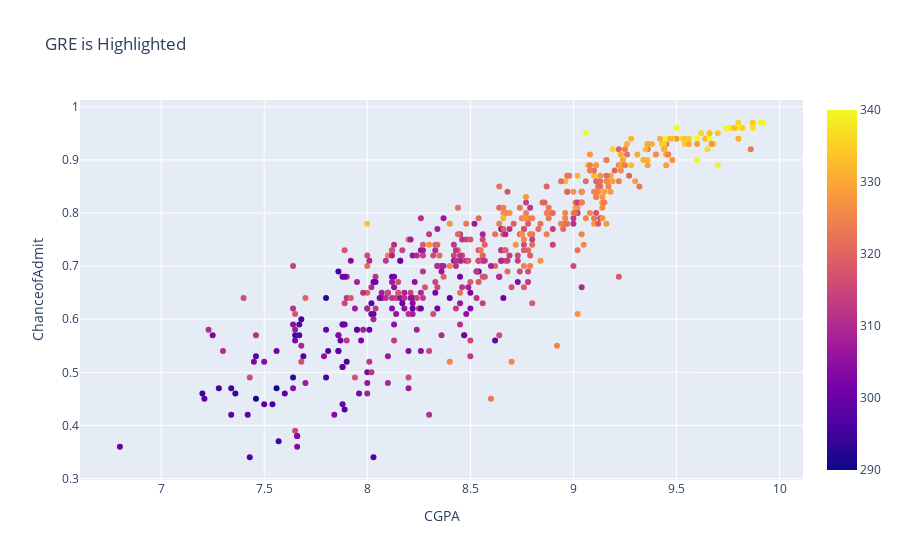

The code cell stored with this chart in its notebook:
### Code cell
import plotly.graph_objs as go
import plotly.offline as pyoff
# creating trace1
data =go.Scatter(
                    x = df['CGPA'],
                    y = df['ChanceofAdmit'],
                    mode = "markers",
                    name = "2014",
                    marker = dict(color = df['GREScore'], showscale = True),
                    text = df['GREScore']
                    )



layout = dict(title = 'GRE is Highlighted',
              yaxis= dict(title= 'ChanceofAdmit',ticklen= 5,zeroline= False),
              xaxis= dict(title= 'CGPA',ticklen= 5,zeroline= False)
             )
fig = dict(data = data, layout = layout)
pyoff.iplot(fig)

### Figure 1 — Plotly figure (JSON) as saved in the notebook; plotly's stock layout.template omitted (floating-point values rounded to 4 significant figures; data arrays with more than 128 entries replaced by an {"elided": "..."} marker saying what was removed)
{"data": [{"marker": {"color": {"elided": "500 int values"}, "showscale": true}, "mode": "markers", "name": "2014", "text": {"elided": "500 int values"}, "type": "scatter", "x": {"elided": "500 float values"}, "y": {"elided": "500 float values"}}], "layout": {"title": {"text": "GRE is Highlighted"}, "xaxis": {"ticklen": 5, "title": {"text": "CGPA"}, "zeroline": false}, "yaxis": {"ticklen": 5, "title": {"text": "ChanceofAdmit"}, "zeroline": false}}}
